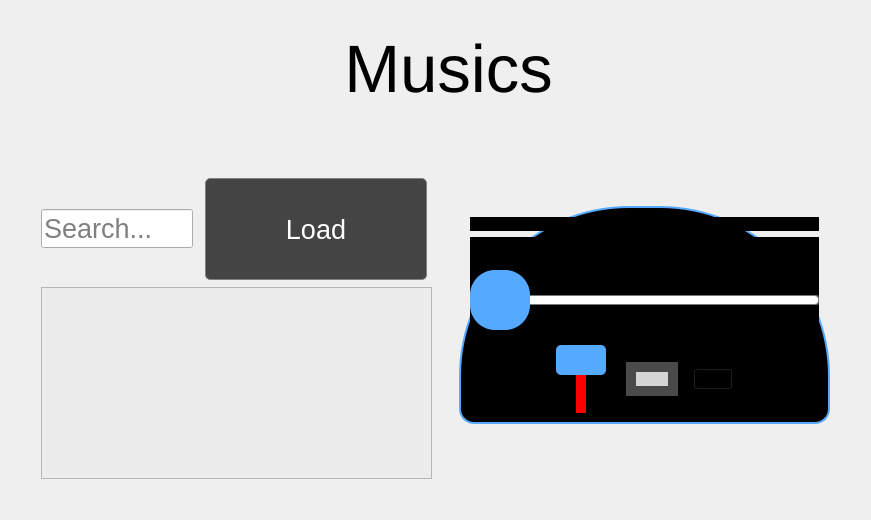
      <widget class="QWidget" name="musicPage">
       <layout class="QVBoxLayout" name="verticalLayout_96">
        <item>
         <layout class="QVBoxLayout" name="verticalLayout_93" stretch="1,9">
          <property name="bottomMargin">
           <number>0</number>
          </property>
          <item>
           <layout class="QHBoxLayout" name="horizontalLayout_69" stretch="1,1,1,2">
            <property name="leftMargin">
             <number>20</number>
            </property>
            <property name="topMargin">
             <number>20</number>
            </property>
            <item>
             <layout class="QHBoxLayout" name="horizontalLayout_82">
              <property name="leftMargin">
               <number>0</number>
              </property>
              <item>
               <widget class="QPushButton" name="btnBackMusic">
                <property name="styleSheet">
                 <string notr="true">QPushButton {
outline:0;
border-radius:50px;
}
QPushButton:hover:!pressed{
border:3px solid white;
}
QPushButton:pressed{
border:3px solid red;
}
</string>
                </property>
                <property name="text">
                 <string/>
                </property>
                <property name="icon">
                 <iconset>
                  <normaloff>images/back.png</normaloff>images/back.png</iconset>
                </property>
                <property name="iconSize">
                 <size>
                  <width>100</width>
                  <height>100</height>
                 </size>
                </property>
               </widget>
              </item>
              <item>
               <spacer name="horizontalSpacer_118">
                <property name="orientation">
                 <enum>Qt::Horizontal</enum>
                </property>
                <property name="sizeHint" stdset="0">
                 <size>
                  <width>40</width>
                  <height>20</height>
                 </size>
                </property>
               </spacer>
              </item>
             </layout>
            </item>
            <item>
             <spacer name="horizontalSpacer_91">
              <property name="orientation">
               <enum>Qt::Horizontal</enum>
              </property>
              <property name="sizeHint" stdset="0">
               <size>
                <width>40</width>
                <height>20</height>
               </size>
              </property>
             </spacer>
            </item>
            <item>
             <widget class="QLabel" name="lblMusicHeader">
              <property name="font">
               <font>
                <family>Arial</family>
                <pointsize>50</pointsize>
               </font>
              </property>
              <property name="text">
               <string>Musics</string>
              </property>
              <property name="alignment">
               <set>Qt::AlignCenter</set>
              </property>
             </widget>
            </item>
            <item>
             <spacer name="horizontalSpacer_92">
              <property name="orientation">
               <enum>Qt::Horizontal</enum>
              </property>
              <property name="sizeHint" stdset="0">
               <size>
                <width>40</width>
                <height>20</height>
               </size>
              </property>
             </spacer>
            </item>
           </layout>
          </item>
          <item>
           <layout class="QHBoxLayout" name="horizontalLayout_83" stretch="6,6">
            <property name="spacing">
             <number>7</number>
            </property>
            <item>
             <layout class="QVBoxLayout" name="verticalLayout_98">
              <property name="leftMargin">
               <number>30</number>
              </property>
              <property name="topMargin">
               <number>30</number>
              </property>
              <property name="rightMargin">
               <number>0</number>
              </property>
              <property name="bottomMargin">
               <number>30</number>
              </property>
              <item>
               <widget class="QLabel" name="lblMusicRefresh">
                <property name="font">
                 <font>
                  <family>Arial</family>
                  <pointsize>18</pointsize>
                 </font>
                </property>
                <property name="text">
                 <string/>
                </property>
               </widget>
              </item>
              <item>
               <layout class="QHBoxLayout" name="horizontalLayout_85">
                <property name="topMargin">
                 <number>0</number>
                </property>
                <item>
                 <widget class="LineEdit" name="txtSearchMusic">
                  <property name="font">
                   <font>
                    <family>Arial</family>
                    <pointsize>20</pointsize>
                   </font>
                  </property>
                  <property name="placeholderText">
                   <string>Search...</string>
                  </property>
                 </widget>
                </item>
                <item>
                 <widget class="QPushButton" name="btnLoadMusic">
                  <property name="font">
                   <font>
                    <family>Arial</family>
                    <pointsize>20</pointsize>
                   </font>
                  </property>
                  <property name="styleSheet">
                   <string notr="true">QPushButton {
background-color: rgb(68, 68, 68);
min-width: 220px;
min-height: 100px;
border-radius: 5px;
border: 1px solid gray;
margin: 0 5px 0 5px;
outline:0;
color:white;
}
QPushButton:hover:!pressed{
background-color:rgb(77, 77, 77);
border: 1px solid white;
}</string>
                  </property>
                  <property name="text">
                   <string>Load</string>
                  </property>
                 </widget>
                </item>
               </layout>
              </item>
              <item>
               <widget class="QTableWidget" name="tableMusic">
                <property name="font">
                 <font>
                  <family>Arial</family>
                  <pointsize>20</pointsize>
                 </font>
                </property>
                <property name="styleSheet">
                 <string notr="true">QHeaderView::section
{
    background-color:lightblue;
	color:black;
} 
 
QWidget {
background-color: rgb(236, 236, 236);
color:black;
}

QHeaderView::section
{
    background-color:lightblue;
	color:black;
} 
QTableWidget::item{ 
selection-background-color: rgb(66, 135, 245);
color:black;
}</string>
                </property>
                <property name="frameShape">
                 <enum>QFrame::StyledPanel</enum>
                </property>
                <property name="horizontalScrollBarPolicy">
                 <enum>Qt::ScrollBarAsNeeded</enum>
                </property>
                <property name="autoScroll">
                 <bool>true</bool>
                </property>
                <property name="editTriggers">
                 <set>QAbstractItemView::NoEditTriggers</set>
                </property>
                <property name="selectionMode">
                 <enum>QAbstractItemView::MultiSelection</enum>
                </property>
                <property name="verticalScrollMode">
                 <enum>QAbstractItemView::ScrollPerPixel</enum>
                </property>
                <property name="horizontalScrollMode">
                 <enum>QAbstractItemView::ScrollPerPixel</enum>
                </property>
                <attribute name="horizontalHeaderVisible">
                 <bool>false</bool>
                </attribute>
                <column>
                 <property name="text">
                  <string>Name</string>
                 </property>
                </column>
               </widget>
              </item>
             </layout>
            </item>
            <item>
             <layout class="QVBoxLayout" name="verticalLayout_97" stretch="1,0,4,1">
              <property name="leftMargin">
               <number>20</number>
              </property>
              <property name="topMargin">
               <number>0</number>
              </property>
              <property name="rightMargin">
               <number>30</number>
              </property>
              <property name="bottomMargin">
               <number>30</number>
              </property>
              <item>
               <spacer name="verticalSpacer_78">
                <property name="orientation">
                 <enum>Qt::Vertical</enum>
                </property>
                <property name="sizeHint" stdset="0">
                 <size>
                  <width>20</width>
                  <height>40</height>
                 </size>
                </property>
               </spacer>
              </item>
              <item>
               <widget class="QLabel" name="lblMusicName">
                <property name="font">
                 <font>
                  <family>Arial</family>
                  <pointsize>20</pointsize>
                 </font>
                </property>
                <property name="text">
                 <string/>
                </property>
                <property name="alignment">
                 <set>Qt::AlignCenter</set>
                </property>
               </widget>
              </item>
              <item>
               <widget class="QFrame" name="musicFrame">
                <property name="styleSheet">
                 <string notr="true">QFrame{
background-color: rgb(0, 0, 0);
border-top-left-radius: 170px;
border-top-right-radius: 170px;
border-bottom-left-radius: 15px;
border-bottom-right-radius: 15px;
}
QFrame#musicFrame{
border:2px solid  rgb(85, 170, 255);
}</string>
                </property>
                <property name="frameShape">
                 <enum>QFrame::StyledPanel</enum>
                </property>
                <property name="frameShadow">
                 <enum>QFrame::Raised</enum>
                </property>
                <layout class="QVBoxLayout" name="verticalLayout_100" stretch="2,0">
                 <item>
                  <widget class="QLabel" name="lblMusicGif">
                   <property name="text">
                    <string/>
                   </property>
                   <property name="alignment">
                    <set>Qt::AlignCenter</set>
                   </property>
                  </widget>
                 </item>
                 <item>
                  <layout class="QVBoxLayout" name="verticalLayout_99" stretch="0,0,0">
                   <property name="spacing">
                    <number>0</number>
                   </property>
                   <property name="leftMargin">
                    <number>0</number>
                   </property>
                   <property name="topMargin">
                    <number>0</number>
                   </property>
                   <item>
                    <widget class="QLabel" name="lblLengthMusic">
                     <property name="font">
                      <font>
                       <family>Arial</family>
                       <pointsize>18</pointsize>
                      </font>
                     </property>
                     <property name="text">
                      <string/>
                     </property>
                     <property name="alignment">
                      <set>Qt::AlignCenter</set>
                     </property>
                    </widget>
                   </item>
                   <item>
                    <widget class="QSlider" name="positionSliderMusic">
                     <property name="minimumSize">
                      <size>
                       <width>0</width>
                       <height>70</height>
                      </size>
                     </property>
                     <property name="styleSheet">
                      <string notr="true">QSlider {
min-height:70px;
}
QSlider::groove:horizontal {
    border-radius: 1px;
    height: 10px;
    margin: 0px;
    background-color: rgb(52, 59, 72);
}

QSlider{
background-color: rgb(0, 0, 0);
}

QSlider::handle:horizontal {
    background-color: rgb(85, 170, 255);
    border: none;
    height: 70px;
    width: 60px;
    border-radius:25px;
    margin: -25px 0;
    padding: -25px 0px;
}
QSlider::handle:horizontal:pressed {
    background-color: rgb(65, 255, 195);
}

QSlider::sub-page:horizontal {
background: qlineargradient(x1: 0, y1: 0, x2: 0, y2: 1,
  stop: 0 #ABCD44, 
  stop: 0.5 #ABCD44,
  stop: 0.51 #A1C72E,
  stop: 0.54 #A1C72E,
  stop: 1.0 #9CC322);
border: 1px solid #777;
height: 10px;
border-radius: 4px;
}

QSlider::add-page:horizontal {
background: #fff;
border: 1px solid #777;
height: 10px;
border-radius: 4px;
}
</string>
                     </property>
                     <property name="orientation">
                      <enum>Qt::Horizontal</enum>
                     </property>
                    </widget>
                   </item>
                   <item>
                    <layout class="QHBoxLayout" name="horizontalLayout_86" stretch="1,0,0,0,0,0,1">
                     <property name="topMargin">
                      <number>10</number>
                     </property>
                     <item>
                      <spacer name="horizontalSpacer_121">
                       <property name="orientation">
                        <enum>Qt::Horizontal</enum>
                       </property>
                       <property name="sizeHint" stdset="0">
                        <size>
                         <width>40</width>
                         <height>20</height>
                        </size>
                       </property>
                      </spacer>
                     </item>
                     <item>
                      <widget class="QSlider" name="sliderVolumeMusic">
                       <property name="minimumSize">
                        <size>
                         <width>50</width>
                         <height>0</height>
                        </size>
                       </property>
                       <property name="styleSheet">
                        <string notr="true">QSlider::groove:vertical {
    background: red;
    position: absolute; /* absolutely position 4px from the left and right of the widget. setting margins on the widget should work too... */
    left: 4px; right: 4px;
	width: 10px;
}

QSlider{
background-color: rgb(0, 0, 0);
}

QSlider::handle:vertical {
    height: 30px;
	width: 30px;
	border-radius:5px;
    background: rgb(85, 170, 255);
    margin: 0 -20px; 

}

QSlider::add-page:vertical {
	background: qlineargradient(x1: 0, y1: 0, x2: 0, y2: 1,
  stop: 0 #ABCD44, 
  stop: 0.5 #ABCD44,
  stop: 0.51 #A1C72E,
  stop: 0.54 #A1C72E,
  stop: 1.0 #9CC322);
}

QSlider::sub-page:vertical {
    background: #fff;
}
QSlider::handle:vertical:pressed {
    background-color: rgb(65, 255, 195);
}</string>
                       </property>
                       <property name="maximum">
                        <number>50</number>
                       </property>
                       <property name="value">
                        <number>50</number>
                       </property>
                       <property name="orientation">
                        <enum>Qt::Vertical</enum>
                       </property>
                      </widget>
                     </item>
                     <item>
                      <spacer name="horizontalSpacer_120">
                       <property name="orientation">
                        <enum>Qt::Horizontal</enum>
                       </property>
                       <property name="sizeHint" stdset="0">
                        <size>
                         <width>20</width>
                         <height>20</height>
                        </size>
                       </property>
                      </spacer>
                     </item>
                     <item>
                      <widget class="QPushButton" name="btnPlayMusic">
                       <property name="styleSheet">
                        <string notr="true">QPushButton{
outline : 0;
background-color: rgb(213, 213, 213);
border-radius: 60px;
border:10px solid rgb(74, 74, 74);

}

QPushButton:pressed{
background-color: rgb(0, 170, 255);

}
</string>
                       </property>
                       <property name="text">
                        <string/>
                       </property>
                       <property name="icon">
                        <iconset>
                         <normaloff>images/play.png</normaloff>images/play.png</iconset>
                       </property>
                       <property name="iconSize">
                        <size>
                         <width>100</width>
                         <height>100</height>
                        </size>
                       </property>
                      </widget>
                     </item>
                     <item>
                      <spacer name="horizontalSpacer_119">
                       <property name="orientation">
                        <enum>Qt::Horizontal</enum>
                       </property>
                       <property name="sizeHint" stdset="0">
                        <size>
                         <width>15</width>
                         <height>20</height>
                        </size>
                       </property>
                      </spacer>
                     </item>
                     <item>
                      <widget class="QPushButton" name="btnLoop">
                       <property name="styleSheet">
                        <string notr="true">QPushButton{
outline : 0;
	background-color: rgb(0, 0, 0);
}

QPushButton:pressed{
margin: 10px 0 0 0;
}
</string>
                       </property>
                       <property name="text">
                        <string/>
                       </property>
                       <property name="iconSize">
                        <size>
                         <width>50</width>
                         <height>50</height>
                        </size>
                       </property>
                      </widget>
                     </item>
                     <item>
                      <spacer name="horizontalSpacer_122">
                       <property name="orientation">
                        <enum>Qt::Horizontal</enum>
                       </property>
                       <property name="sizeHint" stdset="0">
                        <size>
                         <width>40</width>
                         <height>20</height>
                        </size>
                       </property>
                      </spacer>
                     </item>
                    </layout>
                   </item>
                  </layout>
                 </item>
                </layout>
               </widget>
              </item>
              <item>
               <spacer name="verticalSpacer_87">
                <property name="orientation">
                 <enum>Qt::Vertical</enum>
                </property>
                <property name="sizeHint" stdset="0">
                 <size>
                  <width>20</width>
                  <height>40</height>
                 </size>
                </property>
               </spacer>
              </item>
             </layout>
            </item>
           </layout>
          </item>
         </layout>
        </item>
       </layout>
      </widget>
